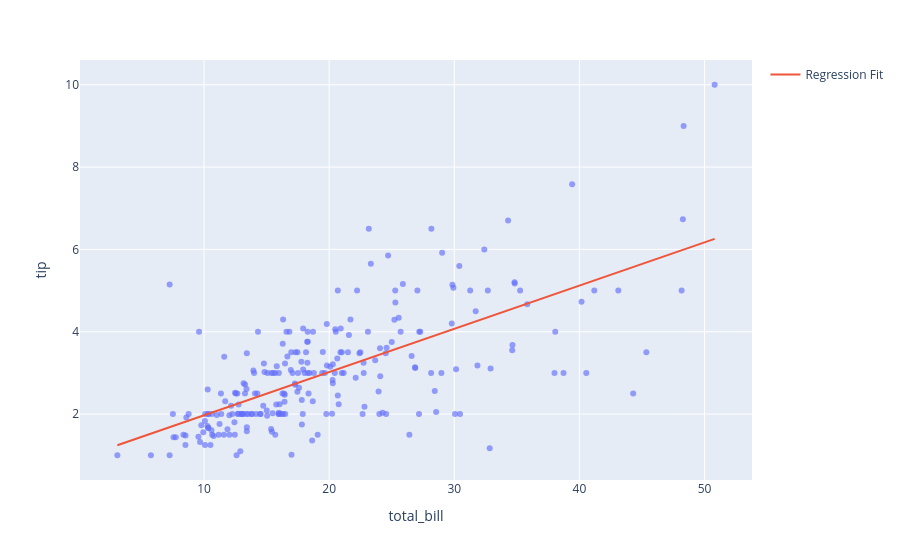
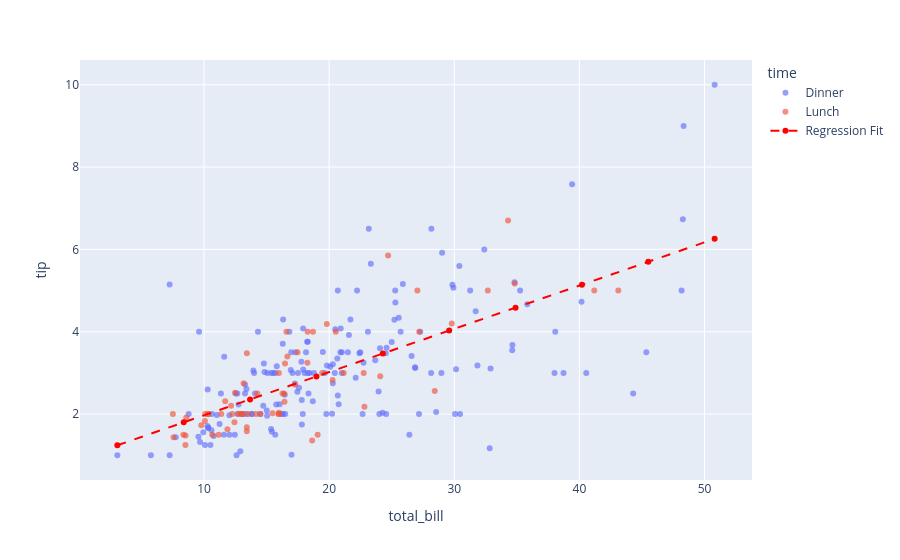

Notebook cell for these charts, in order:
### Markdown cell above
### Linear Regression with scikit-learn

From the original code, I changed the line and scatter colour, style of dash, and the number of prediction points. Changing teh regression line to a dashed one makes it distinct from the data. Colouring by 'time' shows whether tips differ during lunch vs dinner.

### Code cell
# Original code

df = px.data.tips()
X = df.total_bill.values.reshape(-1, 1)

model = LinearRegression()
model.fit(X, df.tip)

x_range = np.linspace(X.min(), X.max(), 100)
y_range = model.predict(x_range.reshape(-1, 1))

fig = px.scatter(df, x='total_bill', y='tip', opacity=0.65)
fig.add_traces(go.Scatter(x=x_range, y=y_range, name='Regression Fit'))
fig.show()

# Altered code with line & scatter colour, dash style, and no. prediction points changed

df = px.data.tips()
X = df.total_bill.values.reshape(-1, 1)

model = LinearRegression()
model.fit(X, df.tip)

x_range = np.linspace(X.min(), X.max(), 10)  # changed: 100 -> 10
y_range = model.predict(x_range.reshape(-1, 1))

fig = px.scatter(df, x='total_bill', y='tip', opacity=0.65, color='time')  # changed: added color
fig.add_traces(go.Scatter(
    x=x_range, y=y_range, name='Regression Fit',
    line=dict(color='red', dash='dash')  # changed: colour and dash
))
fig.show()

### Figure 1 — Plotly figure (JSON) as saved in the notebook; plotly's stock layout.template omitted (floating-point values rounded to 4 significant figures; data arrays with more than 128 entries replaced by an {"elided": "..."} marker saying what was removed)
{"data": [{"hovertemplate": "total_bill=%{x}<br>tip=%{y}<extra></extra>", "legendgroup": "", "marker": {"color": "#636efa", "opacity": 0.65, "symbol": "circle"}, "mode": "markers", "name": "", "orientation": "v", "showlegend": false, "type": "scatter", "x": {"elided": "244 float values"}, "xaxis": "x", "y": {"elided": "244 float values"}, "yaxis": "y"}, {"name": "Regression Fit", "type": "scatter", "x": [3.07, 3.552, 4.034, 4.517, 4.999, 5.481, 5.963, 6.446, 6.928, 7.41, 7.892, 8.374, 8.857, 9.339, 9.821, 10.3, 10.79, 11.27, 11.75, 12.23, 12.71, 13.2, 13.68, 14.16, 14.64, 15.13, 15.61, 16.09, 16.57, 17.05, 17.54, 18.02, 18.5, 18.98, 19.47, 19.95, 20.43, 20.91, 21.39, 21.88, 22.36, 22.84, 23.32, 23.81, 24.29, 24.77, 25.25, 25.73, 26.22, 26.7, 27.18, 27.66, 28.15, 28.63, 29.11, 29.59, 30.07, 30.56, 31.04, 31.52, 32.0, 32.49, 32.97, 33.45, 33.93, 34.41, 34.9, 35.38, 35.86, 36.34, 36.83, 37.31, 37.79, 38.27, 38.75, 39.24, 39.72, 40.2, 40.68, 41.17, 41.65, 42.13, 42.61, 43.09, 43.58, 44.06, 44.54, 45.02, 45.51, 45.99, 46.47, 46.95, 47.43, 47.92, 48.4, 48.88, 49.36, 49.85, 50.33, 50.81], "y": [1.243, 1.293, 1.344, 1.395, 1.445, 1.496, 1.547, 1.597, 1.648, 1.699, 1.749, 1.8, 1.85, 1.901, 1.952, 2.002, 2.053, 2.104, 2.154, 2.205, 2.256, 2.306, 2.357, 2.408, 2.458, 2.509, 2.559, 2.61, 2.661, 2.711, 2.762, 2.813, 2.863, 2.914, 2.965, 3.015, 3.066, 3.117, 3.167, 3.218, 3.269, 3.319, 3.37, 3.42, 3.471, 3.522, 3.572, 3.623, 3.674, 3.724, 3.775, 3.826, 3.876, 3.927, 3.978, 4.028, 4.079, 4.129, 4.18, 4.231, 4.281, 4.332, 4.383, 4.433, 4.484, 4.535, 4.585, 4.636, 4.687, 4.737, 4.788, 4.839, 4.889, 4.94, 4.99, 5.041, 5.092, 5.142, 5.193, 5.244, 5.294, 5.345, 5.396, 5.446, 5.497, 5.548, 5.598, 5.649, 5.699, 5.75, 5.801, 5.851, 5.902, 5.953, 6.003, 6.054, 6.105, 6.155, 6.206, 6.257]}], "layout": {"legend": {"tracegroupgap": 0}, "margin": {"t": 60}, "xaxis": {"anchor": "y", "domain": [0, 1], "title": {"text": "total_bill"}}, "yaxis": {"anchor": "x", "domain": [0, 1], "title": {"text": "tip"}}}}

### Figure 2 — Plotly figure (JSON) as saved in the notebook; plotly's stock layout.template omitted (floating-point values rounded to 4 significant figures; data arrays with more than 128 entries replaced by an {"elided": "..."} marker saying what was removed)
{"data": [{"hovertemplate": "time=Dinner<br>total_bill=%{x}<br>tip=%{y}<extra></extra>", "legendgroup": "Dinner", "marker": {"color": "#636efa", "opacity": 0.65, "symbol": "circle"}, "mode": "markers", "name": "Dinner", "orientation": "v", "showlegend": true, "type": "scatter", "x": {"elided": "176 float values"}, "xaxis": "x", "y": {"elided": "176 float values"}, "yaxis": "y"}, {"hovertemplate": "time=Lunch<br>total_bill=%{x}<br>tip=%{y}<extra></extra>", "legendgroup": "Lunch", "marker": {"color": "#EF553B", "opacity": 0.65, "symbol": "circle"}, "mode": "markers", "name": "Lunch", "orientation": "v", "showlegend": true, "type": "scatter", "x": [27.2, 22.76, 17.29, 19.44, 16.66, 10.07, 32.68, 15.98, 34.83, 13.03, 18.28, 24.71, 21.16, 10.65, 12.43, 24.08, 11.69, 13.42, 14.26, 15.95, 12.48, 29.8, 8.52, 14.52, 11.38, 22.82, 19.08, 20.27, 11.17, 12.26, 18.26, 8.51, 10.33, 14.15, 16.0, 13.16, 17.47, 34.3, 41.19, 27.05, 16.43, 8.35, 18.64, 11.87, 9.78, 7.51, 19.81, 28.44, 15.48, 16.58, 7.56, 10.34, 43.11, 13.0, 13.51, 18.71, 12.74, 13.0, 16.4, 20.53, 16.47, 12.16, 13.42, 8.58, 15.98, 13.42, 16.27, 10.09], "xaxis": "x", "y": [4.0, 3.0, 2.71, 3.0, 3.4, 1.83, 5.0, 2.03, 5.17, 2.0, 4.0, 5.85, 3.0, 1.5, 1.8, 2.92, 2.31, 1.68, 2.5, 2.0, 2.52, 4.2, 1.48, 2.0, 2.0, 2.18, 1.5, 2.83, 1.5, 2.0, 3.25, 1.25, 2.0, 2.0, 2.0, 2.75, 3.5, 6.7, 5.0, 5.0, 2.3, 1.5, 1.36, 1.63, 1.73, 2.0, 4.19, 2.56, 2.02, 4.0, 1.44, 2.0, 5.0, 2.0, 2.0, 4.0, 2.01, 2.0, 2.5, 4.0, 3.23, 2.2, 3.48, 1.92, 3.0, 1.58, 2.5, 2.0], "yaxis": "y"}, {"line": {"color": "red", "dash": "dash"}, "name": "Regression Fit", "type": "scatter", "x": [3.07, 8.374, 13.68, 18.98, 24.29, 29.59, 34.9, 40.2, 45.51, 50.81], "y": [1.243, 1.8, 2.357, 2.914, 3.471, 4.028, 4.585, 5.142, 5.699, 6.257]}], "layout": {"legend": {"title": {"text": "time"}, "tracegroupgap": 0}, "margin": {"t": 60}, "xaxis": {"anchor": "y", "domain": [0, 1], "title": {"text": "total_bill"}}, "yaxis": {"anchor": "x", "domain": [0, 1], "title": {"text": "tip"}}}}
